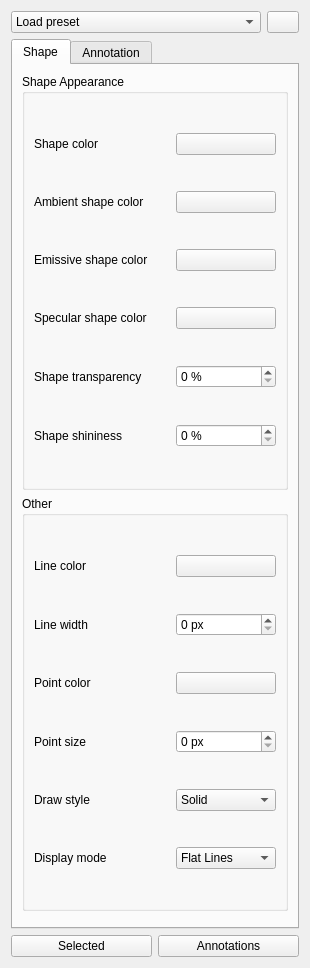
<?xml version="1.0" encoding="UTF-8"?>
<ui version="4.0">
 <class>Form</class>
 <widget class="QWidget" name="Form">
  <property name="geometry">
   <rect>
    <x>0</x>
    <y>0</y>
    <width>290</width>
    <height>968</height>
   </rect>
  </property>
  <property name="windowTitle">
   <string>Style Settings</string>
  </property>
  <layout class="QVBoxLayout" name="verticalLayout_1">
   <item>
    <layout class="QHBoxLayout" name="horizontalLayout_1">
     <item>
      <widget class="QComboBox" name="comboPresets">
       <property name="toolTip">
        <string>Fill the values below from a stored style preset</string>
       </property>
       <item>
        <property name="text">
         <string>Load preset</string>
        </property>
       </item>
      </widget>
     </item>
     <item>
      <widget class="QPushButton" name="saveButton">
       <property name="maximumSize">
        <size>
         <width>32</width>
         <height>16777215</height>
        </size>
       </property>
       <property name="toolTip">
        <string>Saves the current style as a preset</string>
       </property>
       <property name="text">
        <string/>
       </property>
       <property name="icon">
        <iconset theme="gtk-save">
         <normaloff>.</normaloff>.</iconset>
       </property>
      </widget>
     </item>
    </layout>
   </item>
   <item>
    <widget class="QTabWidget" name="tabs">
     <widget class="QWidget" name="tab_Shape">
      <attribute name="title">
       <string>Shape</string>
      </attribute>
      <layout class="QVBoxLayout" name="verticalLayout_2">
       <item>
        <widget class="QGroupBox" name="groupBox_1">
         <property name="title">
          <string>Shape Appearance</string>
         </property>
         <layout class="QGridLayout" name="gridLayout_1" columnstretch="1,0" columnminimumwidth="0,100">
          <item row="0" column="0">
           <widget class="QLabel" name="label_ShapeColor">
            <property name="text">
             <string>Shape color</string>
            </property>
           </widget>
          </item>
          <item row="0" column="1">
           <widget class="Gui::ColorButton" name="ShapeColor">
           </widget>
          </item>
          <item row="1" column="0">
           <widget class="QLabel" name="label_AmbientColor">
            <property name="text">
             <string>Ambient shape color</string>
            </property>
           </widget>
          </item>
          <item row="1" column="1">
           <widget class="Gui::ColorButton" name="AmbientColor">
           </widget>
          </item>
          <item row="2" column="0">
           <widget class="QLabel" name="label_EmissiveColor">
            <property name="text">
             <string>Emissive shape color</string>
            </property>
           </widget>
          </item>
          <item row="2" column="1">
           <widget class="Gui::ColorButton" name="EmissiveColor">
           </widget>
          </item>
          <item row="3" column="0">
           <widget class="QLabel" name="label_SpecularColor">
            <property name="text">
             <string>Specular shape color</string>
            </property>
           </widget>
          </item>
          <item row="3" column="1">
           <widget class="Gui::ColorButton" name="SpecularColor">
           </widget>
          </item>
          <item row="4" column="0">
           <widget class="QLabel" name="label_Transparency">
            <property name="text">
             <string>Shape transparency</string>
            </property>
           </widget>
          </item>
          <item row="4" column="1">
           <widget class="QSpinBox" name="Transparency">
            <property name="suffix">
             <string notr="true"> %</string>
            </property>
            <property name="maximum">
             <number>100</number>
            </property>
           </widget>
          </item>
          <item row="5" column="0">
           <widget class="QLabel" name="label_Shininess">
            <property name="text">
             <string>Shape shininess</string>
            </property>
           </widget>
          </item>
          <item row="5" column="1">
           <widget class="QSpinBox" name="Shininess">
            <property name="suffix">
             <string notr="true"> %</string>
            </property>
            <property name="maximum">
             <number>100</number>
            </property>
           </widget>
          </item>
         </layout>
        </widget>
       </item>
       <item>
        <widget class="QGroupBox" name="groupBox_2">
         <property name="title">
          <string>Other</string>
         </property>
         <layout class="QGridLayout" name="gridLayout_2" columnstretch="1,0" columnminimumwidth="0,100">
          <item row="0" column="0">
           <widget class="QLabel" name="label_LineColor">
            <property name="text">
             <string>Line color</string>
            </property>
           </widget>
          </item>
          <item row="0" column="1">
           <widget class="Gui::ColorButton" name="LineColor">
           </widget>
          </item>
          <item row="1" column="0">
           <widget class="QLabel" name="label_LineWidth">
            <property name="text">
             <string>Line width</string>
            </property>
           </widget>
          </item>
          <item row="1" column="1">
           <widget class="QSpinBox" name="LineWidth">
            <property name="suffix">
             <string> px</string>
            </property>
           </widget>
          </item>
          <item row="2" column="0">
           <widget class="QLabel" name="label_PointColor">
            <property name="text">
             <string>Point color</string>
            </property>
           </widget>
          </item>
          <item row="2" column="1">
           <widget class="Gui::ColorButton" name="PointColor">
           </widget>
          </item>
          <item row="3" column="0">
           <widget class="QLabel" name="label_PointSize">
            <property name="text">
             <string>Point size</string>
            </property>
           </widget>
          </item>
          <item row="3" column="1">
           <widget class="QSpinBox" name="PointSize">
            <property name="suffix">
             <string> px</string>
            </property>
           </widget>
          </item>
          <item row="4" column="0">
           <widget class="QLabel" name="label_DrawStyle">
            <property name="text">
             <string>Draw style</string>
            </property>
           </widget>
          </item>
          <item row="4" column="1">
           <widget class="QComboBox" name="DrawStyle">
            <item>
             <property name="text">
              <string>Solid</string>
             </property>
            </item>
            <item>
             <property name="text">
              <string>Dashed</string>
             </property>
            </item>
            <item>
             <property name="text">
              <string>Dotted</string>
             </property>
            </item>
            <item>
             <property name="text">
              <string>DashDot</string>
             </property>
            </item>
           </widget>
          </item>
          <item row="5" column="0">
           <widget class="QLabel" name="label_DisplayMode">
            <property name="text">
             <string>Display mode</string>
            </property>
           </widget>
          </item>
          <item row="5" column="1">
           <widget class="QComboBox" name="DisplayMode">
            <item>
             <property name="text">
              <string>Flat Lines</string>
             </property>
            </item>
            <item>
             <property name="text">
              <string>Shaded</string>
             </property>
            </item>
            <item>
             <property name="text">
              <string>Wireframe</string>
             </property>
            </item>
            <item>
             <property name="text">
              <string>Points</string>
             </property>
            </item>
           </widget>
          </item>
         </layout>
        </widget>
       </item>
       <item>
        <spacer name="verticalSpacer_1">
         <property name="orientation">
          <enum>Qt::Vertical</enum>
         </property>
        </spacer>
       </item>
      </layout>
     </widget>
     <widget class="QWidget" name="tab_Annotation">
      <attribute name="title">
       <string>Annotation</string>
      </attribute>
      <layout class="QVBoxLayout" name="verticalLayout_3">
       <item>
        <widget class="QGroupBox" name="groupBox_3">
         <property name="title">
          <string>Annotations</string>
         </property>
         <layout class="QGridLayout" name="gridLayout_3" columnstretch="1,0" columnminimumwidth="0,100">
          <item row="0" column="0">
           <widget class="QLabel" name="label_ScaleMultiplier">
            <property name="text">
             <string>Scale multiplier</string>
            </property>
           </widget>
          </item>
          <item row="0" column="1">
           <widget class="QDoubleSpinBox" name="ScaleMultiplier">
            <property name="toolTip">
             <string>The annotation scale multiplier is the inverse of the scale set in the
Annotation scale widget. If the scale is 1:100 the multiplier is 100.</string>
            </property>
            <property name="minimum">
             <number>0</number>
            </property>
            <property name="maximum">
             <number>10000</number>
            </property>
           </widget>
          </item>
         </layout>
        </widget>
       </item>
       <item>
        <widget class="QGroupBox" name="groupBox_4">
         <property name="title">
          <string>Texts</string>
         </property>
         <layout class="QGridLayout" name="gridLayout_4" columnstretch="1,0" columnminimumwidth="0,100">
          <item row="0" column="0">
           <widget class="QLabel" name="label_TextFont">
            <property name="text">
             <string>Font name</string>
            </property>
           </widget>
          </item>
          <item row="0" column="1">
           <widget class="QFontComboBox" name="TextFont">
            <property name="sizePolicy">
             <sizepolicy hsizetype="Ignored" vsizetype="Fixed">
              <horstretch>0</horstretch>
              <verstretch>0</verstretch>
             </sizepolicy>
            </property>
            <property name="toolTip">
             <string>The font for texts, dimensions and labels</string>
            </property>
           </widget>
          </item>
          <item row="1" column="0">
           <widget class="QLabel" name="label_TextSize">
            <property name="text">
             <string>Font size</string>
            </property>
           </widget>
          </item>
          <item row="1" column="1">
           <widget class="Gui::InputField" name="TextSize">
            <property name="toolTip">
             <string>The height for texts, dimension texts and label texts</string>
            </property>
            <property name="unit" stdset="0">
             <string notr="true"/>
            </property>
           </widget>
          </item>
          <item row="2" column="0">
           <widget class="QLabel" name="label_LineSpacing">
            <property name="text">
             <string>Line spacing factor</string>
            </property>
           </widget>
          </item>
          <item row="2" column="1">
           <widget class="QDoubleSpinBox" name="LineSpacing">
            <property name="toolTip">
             <string>The line spacing for multi-line texts and labels (relative to the font size)</string>
            </property>
           </widget>
          </item>
          <item row="3" column="0">
           <widget class="QLabel" name="label_TextColor">
            <property name="text">
             <string>Text color</string>
            </property>
           </widget>
          </item>
          <item row="3" column="1">
           <widget class="Gui::ColorButton" name="TextColor">
            <property name="toolTip">
             <string>The color for texts, dimension texts and label texts</string>
            </property>
           </widget>
          </item>
         </layout>
        </widget>
       </item>
       <item>
        <widget class="QGroupBox" name="groupBox_5">
         <property name="title">
          <string>Lines and Arrows</string>
         </property>
         <layout class="QGridLayout" name="gridLayout_5" columnstretch="1,0" columnminimumwidth="0,100">
          <item row="0" column="0">
           <widget class="QLabel" name="label_AnnoLineWidth">
            <property name="text">
             <string>Line width</string>
            </property>
           </widget>
          </item>
          <item row="0" column="1">
           <widget class="QSpinBox" name="AnnoLineWidth">
            <property name="suffix">
             <string> px</string>
            </property>
           </widget>
          </item>
          <item row="1" column="0">
           <widget class="QLabel" name="label_ArrowStyleStart">
            <property name="text">
             <string>Start arrow type</string>
            </property>
           </widget>
          </item>
          <item row="1" column="1">
           <widget class="QComboBox" name="ArrowStyleStart">
            <item>
             <property name="text">
              <string>Dot</string>
             </property>
            </item>
            <item>
             <property name="text">
              <string>Circle</string>
             </property>
            </item>
            <item>
             <property name="text">
              <string>Arrow</string>
             </property>
            </item>
            <item>
             <property name="text">
              <string>Tick</string>
             </property>
            </item>
            <item>
             <property name="text">
              <string>Tick-2</string>
             </property>
            </item>
            <item>
             <property name="text">
              <string>None</string>
             </property>
            </item>
           </widget>
          </item>
          <item row="2" column="0">
           <widget class="QLabel" name="label_ArrowSizeStart">
            <property name="text">
             <string>Start arrow size</string>
            </property>
           </widget>
          </item>
          <item row="2" column="1">
           <widget class="Gui::InputField" name="ArrowSizeStart">
            <property name="unit" stdset="0">
             <string notr="true"/>
            </property>
           </widget>
          </item>
          <item row="3" column="0">
           <widget class="QLabel" name="label_ArrowStyleEnd">
            <property name="text">
             <string>End arrow type</string>
            </property>
           </widget>
          </item>
          <item row="3" column="1">
           <widget class="QComboBox" name="ArrowStyleEnd">
            <item>
             <property name="text">
              <string>Dot</string>
             </property>
            </item>
            <item>
             <property name="text">
              <string>Circle</string>
             </property>
            </item>
            <item>
             <property name="text">
              <string>Arrow</string>
             </property>
            </item>
            <item>
             <property name="text">
              <string>Tick</string>
             </property>
            </item>
            <item>
             <property name="text">
              <string>Tick-2</string>
             </property>
            </item>
            <item>
             <property name="text">
              <string>None</string>
             </property>
            </item>
           </widget>
          </item>
          <item row="4" column="0">
           <widget class="QLabel" name="label_ArrowSizeEnd">
            <property name="text">
             <string>End arrow size</string>
            </property>
           </widget>
          </item>
          <item row="4" column="1">
           <widget class="Gui::InputField" name="ArrowSizeEnd">
            <property name="unit" stdset="0">
             <string notr="true"/>
            </property>
           </widget>
          </item>
          <item row="5" column="0">
           <widget class="QLabel" name="label_AnnoLineColor">
            <property name="text">
             <string>Line and arrow color</string>
            </property>
           </widget>
          </item>
          <item row="5" column="1">
           <widget class="Gui::ColorButton" name="AnnoLineColor">
           </widget>
          </item>
         </layout>
        </widget>
       </item>
       <item>
        <widget class="QGroupBox" name="groupBox_6">
         <property name="title">
          <string>Dimensions</string>
         </property>
         <layout class="QGridLayout" name="gridLayout_6" columnstretch="1,0" columnminimumwidth="0,100">
          <item row="0" column="0">
           <widget class="QLabel" name="label_ShowUnit">
            <property name="text">
             <string>Show unit</string>
            </property>
           </widget>
          </item>
          <item row="0" column="1">
           <widget class="QCheckBox" name="ShowUnit">
            <property name="toolTip">
             <string>Adds a unit symbol to dimension texts</string>
            </property>
            <property name="text">
             <string/>
            </property>
           </widget>
          </item>
          <item row="1" column="0">
           <widget class="QLabel" name="label_UnitOverride">
            <property name="text">
             <string>Unit override</string>
            </property>
           </widget>
          </item>
          <item row="1" column="1">
           <widget class="QLineEdit" name="UnitOverride">
            <property name="toolTip">
             <string>The unit override for dimensions. Leave blank to use the current CivilCvCAD unit.</string>
            </property>
           </widget>
          </item>
          <item row="2" column="0">
           <widget class="QLabel" name="label_DimOvershoot">
            <property name="text">
             <string>Dimension line overshoot</string>
            </property>
           </widget>
          </item>
          <item row="2" column="1">
           <widget class="Gui::InputField" name="DimOvershoot">
            <property name="toolTip">
             <string>The distance the dimension line is extended past the extension lines</string>
            </property>
            <property name="unit" stdset="0">
             <string notr="true"/>
            </property>
           </widget>
          </item>
          <item row="3" column="0">
           <widget class="QLabel" name="label_ExtLines">
            <property name="text">
             <string>Extension line length</string>
            </property>
           </widget>
          </item>
          <item row="3" column="1">
           <widget class="Gui::InputField" name="ExtLines">
            <property name="toolTip">
             <string>The length of extension lines. Use 0 for full extension lines. A negative value
defines the gap between the ends of the extension lines and the measured points.
A positive value defines the maximum length of the extension lines. Only used
for linear dimensions.</string>
            </property>
            <property name="unit" stdset="0">
             <string notr="true"/>
            </property>
           </widget>
          </item>
          <item row="4" column="0">
           <widget class="QLabel" name="label_ExtOvershoot">
            <property name="text">
             <string>Extension line overshoot</string>
            </property>
           </widget>
          </item>
          <item row="4" column="1">
           <widget class="Gui::InputField" name="ExtOvershoot">
            <property name="toolTip">
             <string>The length of extension lines above the dimension line</string>
            </property>
            <property name="unit" stdset="0">
             <string notr="true"/>
            </property>
           </widget>
          </item>
          <item row="5" column="0">
           <widget class="QLabel" name="label_TextSpacing">
            <property name="text">
             <string>Text spacing</string>
            </property>
           </widget>
          </item>
          <item row="5" column="1">
           <widget class="Gui::InputField" name="TextSpacing">
            <property name="toolTip">
             <string>The space between the dimension line and the dimension text</string>
            </property>
            <property name="unit" stdset="0">
             <string notr="true"/>
            </property>
           </widget>
          </item>
         </layout>
        </widget>
       </item>
      </layout>
     </widget>
    </widget>
   </item>
   <item>
    <layout class="QHBoxLayout" name="horizontalLayout_2">
     <item>
      <widget class="QPushButton" name="applyButton">
       <property name="toolTip">
        <string>Apply the above style to selected object(s)</string>
       </property>
       <property name="text">
        <string>Selected</string>
       </property>
       <property name="icon">
        <iconset theme="gtk-apply">
         <normaloff>.</normaloff>.</iconset>
       </property>
      </widget>
     </item>
     <item>
      <widget class="QPushButton" name="annotButton">
       <property name="toolTip">
        <string>Apply the above style to all annotations (texts, dimensions and labels)</string>
       </property>
       <property name="text">
        <string>Annotations</string>
       </property>
      </widget>
     </item>
    </layout>
   </item>
  </layout>
 </widget>
 <customwidgets>
  <customwidget>
   <class>Gui::InputField</class>
   <extends>QLineEdit</extends>
   <header>Gui/InputField.h</header>
  </customwidget>
  <customwidget>
   <class>Gui::ColorButton</class>
   <extends>QPushButton</extends>
   <header>Gui/Widgets.h</header>
  </customwidget>
 </customwidgets>
 <resources/>
 <connections/>
</ui>
